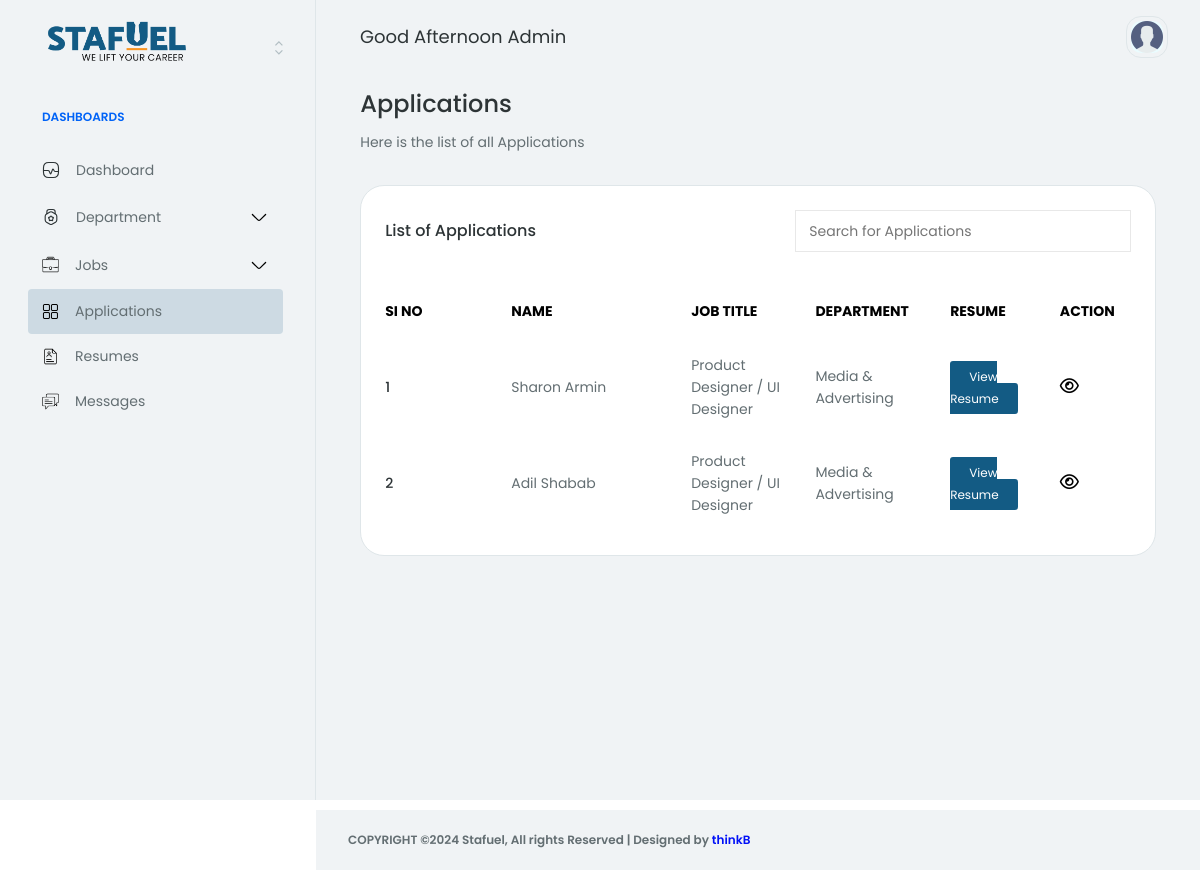
Page /account/applications/ (signed in) on the committed database.
### core/models.py (models this page shows, shortened)
class Application(models.Model):
    EXPERIENCE_CHOICES = [
        ('0-1', '0-1 years'),
        ('1-2', '1-2 years'),
        ('2-3', '2-3 years'),
        ('3-4', '3-4 years'),
        ('4-5', '4-5 years'),
        ('5+', '5+ years'),
    ]
    job = models.ForeignKey(Job, on_delete=models.CASCADE)
    created_at = models.DateTimeField(auto_now_add=True)
    name = models.CharField(max_length=255)
    email = models.EmailField()
    mobile_number = models.CharField(max_length=15)
    experience = models.CharField(max_length=3, choices=EXPERIENCE_CHOICES)
    skills = RichTextField()
    resume = models.FileField(upload_to='resumes/', validators=[validate_pdf])
    slug = models.SlugField(unique=True, blank=True)
    department = models.ForeignKey(Department, on_delete=models.CASCADE)

class Job(models.Model):
    JOB_TYPE_CHOICES = [
        ('Full Time', 'Full Time'),
        ('Part Time', 'Part Time'),
        ('Internship', 'Internship'),
        ('Freelance', 'Freelance'),
    ]
    EXPERIENCE_CHOICES = [
        ('0-1', '0-1 years'),
        ('1-2', '1-2 years'),
        ('2-3', '2-3 years'),
        ('3-4', '3-4 years'),
        ('4-5', '4-5 years'),
        ('5+', '5+ years'),
    ]
    STATUS_CHOICES = [
        ('active', 'Active'),
        ('inactive', 'Inactive'),
    ]
    title = models.CharField(max_length=255)
    department = models.ForeignKey(Department, on_delete=models.CASCADE)
    location = models.CharField(max_length=255)
    created_at = models.DateTimeField(auto_now_add=True)
    updated_at = models.DateTimeField(auto_now=True)
    salary = models.CharField(max_length=255)
    job_type = models.CharField(max_length=15, choices=JOB_TYPE_CHOICES, default='full time')
    experience = models.CharField(max_length=3, choices=EXPERIENCE_CHOICES)
    job_description = models.TextField()
    skills_required = RichTextField()
    slug = models.SlugField(unique=True, blank=True)
    status = models.CharField(max_length=15, choices=STATUS_CHOICES, default='active')

class Department(models.Model):
    STATUS_CHOICES = [
        ('active', 'Active'),
        ('inactive', 'Inactive'),
    ]
    name = models.CharField(max_length=100)
    icon = models.CharField(max_length=60)
    created_at = models.DateTimeField(auto_now_add=True)
    openings = models.IntegerField()
    slug = models.SlugField(unique=True, blank=True)
    status = models.CharField(max_length=8, choices=STATUS_CHOICES, default='active')

### core/views.py (the view)
# urls.py: path('applications/', ApplicationListView.as_view(), name='application-list'),
class ApplicationListView(LoginRequiredMixin, ListView):
    model = Application
    template_name = 'backend/applications.html'
    context_object_name = 'applications'
    login_url = 'login'  # URL to redirect to if the user is not authenticated
    def get_queryset(self):
        return Application.objects.all().order_by('-created_at')

### templates/backend/applications.html (shortened to what this page needs)
{% extends 'backend/base.html' %}
{% load static %}
{% block content %}
<div class="row mb-32 gy-32">
    <div class="col-12">
        <div class="row align-items-center justify-content-between g-24">
            <div class="col-12 col-md-6">
                <h3>Applications</h3>
                <p class="hp-p1-body mb-0">Here is the list of all Applications</p>
            </div>
        </div>
    </div>
    <div class="col-12">
        <div class="row g-32">
            <div class="col-12 col-lg-12">
                <div class="row g-32">
                    <div class="col-12">
                        <div class="card hp-project-ecommerce-table-card">
                            <div class="card-body">
                                <div class="row">
                                    <div class="col-12">
                                        <div class="d-flex align-items-center justify-content-between mb-32">
                                            <h5 class="mb-0">List of Applications</h5>
                                            <input class="search__input" type="text" placeholder="Search for Applications">
                                        </div>
                                        <div class="table-responsive">
                                            <table class="table align-middle mb-0">
                                                <thead>
                                                    <tr>
                                                        <th style="min-width: 110px;">
                                                            <span class="hp-badge-size d-block pb-16 fw-normal text-black fw-bold hp-text-color-dark-50 text-uppercase">SI NO</span>
                                                        </th>
                                                        <th style="min-width: 180px;">
                                                            <span class="hp-badge-size d-block pb-16 fw-normal text-black fw-bold hp-text-color-dark-50 text-uppercase">Name</span>
                                                        </th>
                                                        <th>
                                                            <span class="hp-badge-size d-block pb-16 fw-normal text-black fw-bold hp-text-color-dark-50 text-uppercase">Job Title</span>
                                                        </th>
                                                        <th>
                                                            <span class="hp-badge-size d-block pb-16 fw-normal text-black fw-bold hp-text-color-dark-50 text-uppercase">Department</span>
                                                        </th>
                                                        <th class="">
                                                            <span class="hp-badge-size d-block pb-16 fw-normal text-black fw-bold hp-text-color-dark-50 text-uppercase">Resume</span>
                                                        </th>
                                                        <th class="">
                                                            <span class="hp-badge-size d-block pb-16 fw-normal text-black fw-bold hp-text-color-dark-50 text-uppercase">Action</span>
                                                        </th>
                                                    </tr>
                                                </thead>
                                                <tbody>
                                                    {% for application in applications %}
                                                        <tr>
                                                            <td class="ps-0">
                                                                <span class="mb-0 fw-medium text-black-100 hp-text-color-dark-0">{{ forloop.counter }}</span>
                                                            </td>
                                                            <td>
                                                                <span class="mb-0 text-black-80 hp-text-color-dark-30">{{ application.name }}</span>
                                                            </td>
                                                            <td>
                                                                <span class="mb-0 text-black-80 hp-text-color-dark-30">{{ application.job.title }}</span>
                                                            </td>
                                                            <td>
                                                                <span class="mb-0 text-black-80 hp-text-color-dark-30">{{ application.department.name }}</span>
                                                            </td>
                                                            <td>
                                                                <a href="{{ application.resume.url }}" target="_blank">
                                                                    <span class="btn_view mb-0 hp-text-color-dark-30">View Resume</span>
                                                                </a>
                                                            </td>
                                                            <td>
                                                                <div class="d_flex_icons">
                                                                    <a href="{% url 'view_application' application.slug %}">
                                                                        <span class="fa-regular fa-eye"></span>
                                                                    </a>
                                                                </div>
                                                            </td>
                                                        </tr>
                                                    {% endfor %}
                                                </tbody>
                                            </table>
                                        </div>
                                    </div>
                                </div>
                            </div>
                        </div>
                    </div>
                </div>
            </div>
        </div>
    </div>
</div>
{% endblock %}

### static/app-assets/css/base/typography.css (style rules this page uses)
h1, h2, h3, h4, h5, h6, .h1, .h2, .h3, .h4, .h5, .h6 { color: #2d3436; font-weight: 500; }
h3 { font-size: 24px; line-height: 28px; }
h5 { font-size: 16px; line-height: 24px; }
.hp-p1-body { font-size: 14px; line-height: 21px; color: #636e72; font-weight: 400; }

### static/app-assets/css/base/base.css (style rules this page uses)
body { color: #2d3436; font-size: 14px; font-family: "Poppins", sans-serif; line-height: 1.5715; overflow-x: hidden; }
a { -webkit-transition: 0.3s; transition: 0.3s; }
.hp-project-ecommerce-table-card .table thead > tr > th { background: none !important; border-bottom: none; }
.hp-project-ecommerce-table-card .table thead > tr > th:before { visibility: hidden; }
.hp-project-ecommerce-table-card .table thead > tr > th:first-child { padding-left: 0; }
.hp-project-ecommerce-table-card .table tbody > tr > td { border-bottom: none; padding-top: 15px; padding-bottom: 15px; }
.hp-project-ecommerce-table-card .table tbody > tr > td:first-child { padding-left: 0; }
.hp-project-ecommerce-table-card .table tbody > tr:first-child > td { padding-top: 0px; }
.hp-project-ecommerce-table-card .table tbody > tr:last-child > td { border: none; }

### static/app-assets/css/components.css (style rules this page uses)
table td, table th { font-weight: 500; }
.table > :not(:first-child) { border-top-width: 0; }
.table thead th { font-weight: 500; background: #f7fafc; }
.table thead th:first-child { border-top-left-radius: 7px; }
.table thead th:last-child { border-top-right-radius: 7px; }
.table td { font-weight: 400; }

### static/assets/css/style.css (style rules this page uses)
.d_flex_icons { display: flex; gap: 15px; }
.d_flex_icons a span { color: black; font-size: 17px; }
:root { --ri5-color-primary-hsl: 242, 69%, 52%; --ri5-color-bg-hsl: 0, 0%, 100%; --ri5-color-contrast-high-hsl: 230, 7%, 23%; --ri5-color-contrast-higher-hsl: 230, 13%, 9%; --ri5-color-bg-darker-hsl: 240, 4%, 90%; --ri5-color-white-hsl: 0, 0%, 100%; --ri5-text-sm: 0.833rem; --radio-switch-width: 186px; --radio-switch-height: 46px; --radio-switch-padding: 1px; --radio-switch-radius: 100vw; --radio-switch-animation-duration: 0.3s; }
.btn_view { background: #135b84; padding: 7px 19px; color: white; font-size: 12px; border-radius: 3px; }
.search__input { width: 45%; transition: 0.8s ease-in; padding: 9px 13px; border: 0.5px solid #e8e8e8; outline: none; }

### rows in the picture
Application: name "Sharon Armin", job "Product Designer / UI Designer", department.name "Media & Advertising"
Application: name "Adil Shabab", job "Product Designer / UI Designer", department.name "Media & Advertising"
